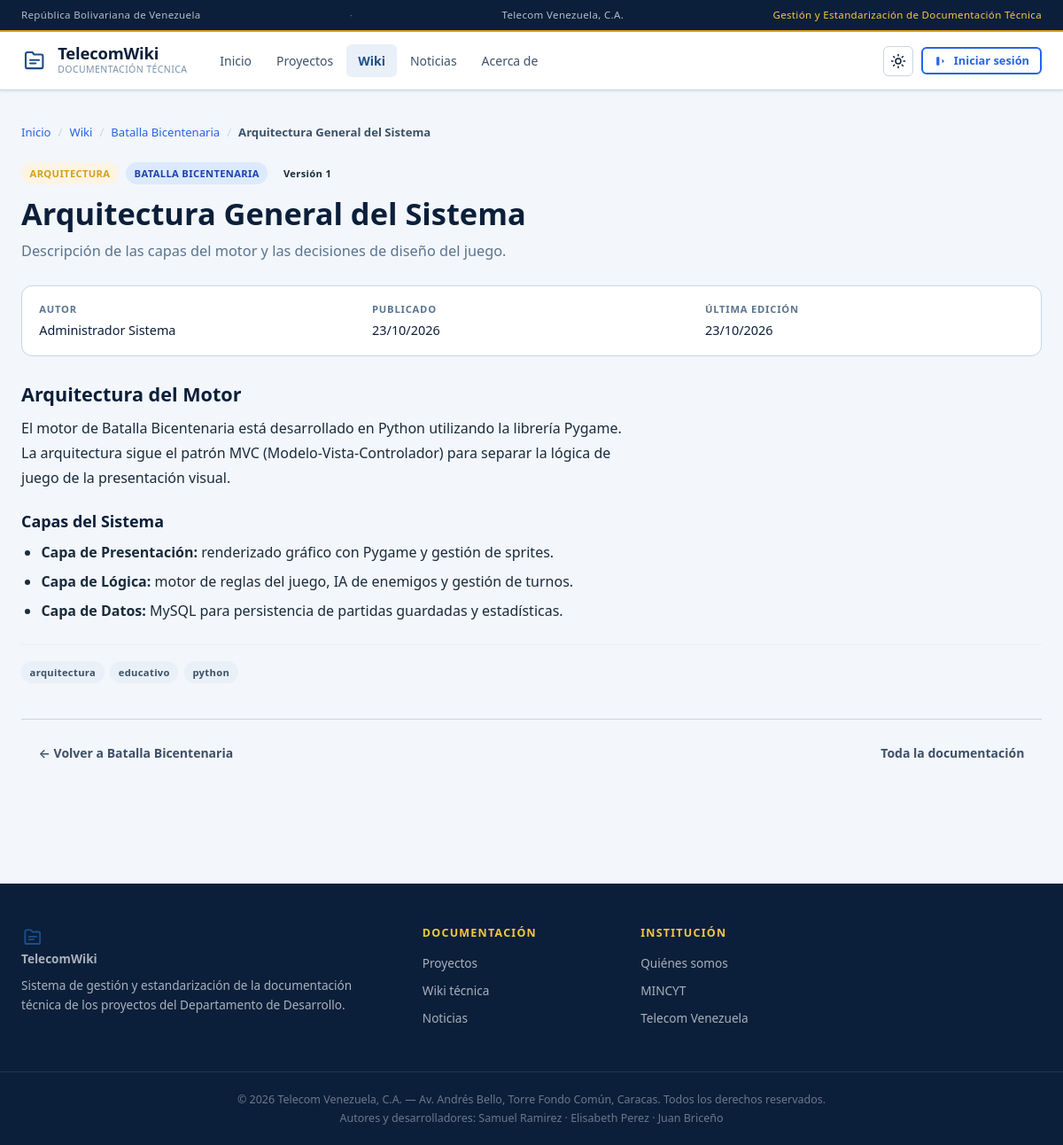
/frontend/articulo.php?slug=batalla-bicentenaria-arquitectura, run on the app's committed database.
### tables this page shows
CREATE TABLE `articulos` (
    `id`          INT UNSIGNED NOT NULL AUTO_INCREMENT,
    `proyecto_id` INT UNSIGNED  NOT NULL,
    `titulo`      VARCHAR(300)  NOT NULL,
    `slug`        VARCHAR(320)  NOT NULL,
    `resumen`     VARCHAR(500)  NULL,
    `contenido`   LONGTEXT      NULL,
    `tipo`        ENUM('guion','arquitectura','mecanica','personaje','nivel','tecnico','otro') NOT NULL DEFAULT 'tecnico',
    `autor_id`    INT UNSIGNED  NULL,
    `version`     INT UNSIGNED  NOT NULL DEFAULT 1,
    `publicado`   TINYINT(1)    NOT NULL DEFAULT 0,
    `creado_en`   DATETIME      NOT NULL DEFAULT CURRENT_TIMESTAMP,
    `actualizado` DATETIME      NOT NULL DEFAULT CURRENT_TIMESTAMP ON UPDATE CURRENT_TIMESTAMP,
    PRIMARY KEY (`id`),
    UNIQUE KEY `uq_articulos_slug` (`slug`),
    KEY `idx_articulos_proyecto`  (`proyecto_id`,`publicado`),
    KEY `idx_articulos_publicado` (`publicado`),
    KEY `idx_articulos_tipo`      (`tipo`),
    KEY `idx_articulos_autor`     (`autor_id`),
    CONSTRAINT `fk_articulos_proyecto` FOREIGN KEY (`proyecto_id`) REFERENCES `proyectos`(`id`) ON DELETE CASCADE,
    CONSTRAINT `fk_articulos_autor`    FOREIGN KEY (`autor_id`)    REFERENCES `usuarios`(`id`)  ON DELETE SET NULL
);

CREATE TABLE `proyectos` (
    `id`                  INT UNSIGNED NOT NULL AUTO_INCREMENT,
    `titulo`              VARCHAR(200)  NOT NULL,
    `slug`                VARCHAR(220)  NOT NULL,
    `categoria_id`        INT UNSIGNED  NOT NULL,
    `descripcion_corta`   VARCHAR(500)  NULL,
    `descripcion`         LONGTEXT      NULL,
    `tecnologias`         VARCHAR(300)  NULL,
    `version_actual`      VARCHAR(20)   NULL,
    `estado`              ENUM('activo','en_desarrollo','pausado','archivado') NOT NULL DEFAULT 'en_desarrollo',
    `responsable_id`      INT UNSIGNED  NULL,
    `fecha_inicio`        DATE          NULL,
    `fecha_actualizacion` DATETIME      NOT NULL DEFAULT CURRENT_TIMESTAMP ON UPDATE CURRENT_TIMESTAMP,
    `creado_en`           DATETIME      NOT NULL DEFAULT CURRENT_TIMESTAMP,
    PRIMARY KEY (`id`),
    UNIQUE KEY `uq_proyectos_slug` (`slug`),
    KEY `idx_proyectos_categoria` (`categoria_id`),
    KEY `idx_proyectos_estado` (`estado`,`creado_en`),
    KEY `idx_proyectos_responsable` (`responsable_id`),
    CONSTRAINT `fk_proyectos_categoria`   FOREIGN KEY (`categoria_id`)   REFERENCES `categorias`(`id`)     ON DELETE RESTRICT,
    CONSTRAINT `fk_proyectos_responsable` FOREIGN KEY (`responsable_id`) REFERENCES `usuarios`(`id`)      ON DELETE SET NULL
);

CREATE TABLE `usuarios` (
    `id`            INT UNSIGNED NOT NULL AUTO_INCREMENT,
    `nombre`        VARCHAR(100)  NOT NULL,
    `apellido`      VARCHAR(100)  NOT NULL,
    `usuario`       VARCHAR(50)   NOT NULL,
    `email`         VARCHAR(150)  NOT NULL,
    `password`      VARCHAR(255)  NOT NULL,
    `rol`           ENUM('lector','editor','supervisor','admin') NOT NULL DEFAULT 'lector',
    `activo`        TINYINT(1)    NOT NULL DEFAULT 1,
    `ultimo_acceso` DATETIME      NULL DEFAULT NULL,
    `creado_en`     DATETIME      NOT NULL DEFAULT CURRENT_TIMESTAMP,
    PRIMARY KEY (`id`),
    UNIQUE KEY `uq_usuarios_usuario` (`usuario`),
    UNIQUE KEY `uq_usuarios_email`   (`email`),
    KEY `idx_usuarios_rol_activo` (`rol`,`activo`)
);

CREATE TABLE `tags` (
    `id`    INT UNSIGNED NOT NULL AUTO_INCREMENT,
    `nombre` VARCHAR(100) NOT NULL,
    `slug`  VARCHAR(120) NOT NULL,
    PRIMARY KEY (`id`),
    UNIQUE KEY `uq_tags_slug` (`slug`)
);

### backend/lib/validate.php (called while the page is built, shortened)
<?php
require_once __DIR__ . '/helpers.php';
function entrada(array $origen, string $clave, int $maxLen = 300): string {
    $v = $origen[$clave] ?? '';
    $v = trim((string) $v);
    return mb_strlen($v) > $maxLen ? mb_substr($v, 0, $maxLen) : $v;
}
function saneaGET(string $clave, int $maxLen = 300): string {
    return entrada($_GET, $clave, $maxLen);
}

### backend/config/db.php (called while the page is built, shortened)
<?php
function getDB(): PDO {
    static $pdo = null;
    if ($pdo === null) {
        $dsn = 'mysql:host=' . DB_HOST . ';port=' . DB_PORT
             . ';dbname=' . DB_NAME . ';charset=utf8mb4';
        try {
            $pdo = new PDO($dsn, DB_USER, DB_PASS, [
                PDO::ATTR_ERRMODE            => PDO::ERRMODE_EXCEPTION,
                PDO::ATTR_DEFAULT_FETCH_MODE => PDO::FETCH_ASSOC,
                PDO::ATTR_EMULATE_PREPARES   => false,
            ]);
        } catch (PDOException $e) {
            error_log('[db.php] Error de conexión a MySQL: ' . $e->getMessage());
            http_response_code(503);
            die('<div>'
              . '<strong>El sitio no está disponible en este momento.</strong><br>'
              . '<small>Intenta nuevamente en unos minutos. Si el problema persiste, '
              . 'verificá que MySQL esté iniciado (XAMPP → pestaña MySQL) y que exista '
              . 'la base de datos <em>telecom_wiki</em>.</small></div>');
        }
    }
    return $pdo;
}
function dbUnica(string $sql, array $params = []) {
    $st = getDB()->prepare($sql);
    $st->execute($params);
    return $st->fetch();
}

### backend/lib/helpers.php (called while the page is built, shortened)
<?php
function e(?string $s): string {
    return htmlspecialchars($s ?? '', ENT_QUOTES | ENT_SUBSTITUTE, 'UTF-8');
}
function url(string $ruta = ''): string {
    return SITE_URL . '/' . ltrim($ruta, '/');
}
function fecha(?string $fecha, string $formato = 'd/m/Y'): string {
    $ts = strtotime($fecha);
    return $ts ? date($formato, $ts) : '—';
}
function etiquetaTipoArticulo(string $tipo): string {
    $mapa = [
        'guion'        => 'Guión',
        'arquitectura' => 'Arquitectura',
        'mecanica'     => 'Mecánica',
        'personaje'    => 'Personaje',
        'nivel'        => 'Nivel',
        'tecnico'      => 'Técnico',
        'otro'         => 'Otro',
    ];
    return $mapa[$tipo] ?? ucfirst($tipo);
}

### backend/lib/sanitize.php (called while the page is built, shortened)
<?php
require_once __DIR__ . '/helpers.php';
function sanearHTML(?string $html): string {
    $html = trim($html);
    for ($i = 0; $i < 4; $i++) {
        $antes = $html;
        foreach (TAGS_ELIMINAR as $tag) {
            $html = preg_replace(
                '#<\s*' . $tag . '\b[^>]*>.*?<\s*/\s*' . $tag . '\s*>#is',
                '',
                $html
            );
            $html = preg_replace('#<\s*' . $tag . '\b[^>]*/?>#is', '', $html);
        }
        if ($html === $antes) {
            break;
        }
    }
    $permitidas = implode('|', TAGS_PERMITIDAS);
    $html = preg_replace_callback(
        '#<\s*/?\s*([a-zA-Z][a-zA-Z0-9]*)\b([^>]*)>#s',
        static function (array $m) use ($permitidas) {
            $tag = strtolower($m[1]);
            if (preg_match('#^(' . $permitidas . ')$#', $tag)) {
                return $m[0];
            }
            if (str_starts_with($m[0], '</')) {
                return $m[0];
            }
            if (preg_match('#\son[a-z]+\s*=#i', $m[2]) || stripos($m[2], 'style=') !== false) {
                return '';
            }
            return '';
        },
        $html
    );
    return filtrarDOM($html);
}
function filtrarDOM(string $html): string {
    $doc = new DOMDocument('1.0', 'UTF-8');
    $doc->loadHTML(
        '<?xml encoding="UTF-8"><div id="raiz-sanitizada">' . $html . '</div>',
        LIBXML_HTML_NOIMPLIED | LIBXML_HTML_NODEFDTD | LIBXML_NONET
    );
    $raiz = null;
    foreach ($doc->getElementsByTagName('div') as $el) {
        if ($el->getAttribute('id') === 'raiz-sanitizada') {
            $raiz = $el;
            break;
        }
    }
    $salida = '';
    if ($raiz->hasChildNodes()) {
        foreach (iterator_to_array($raiz->childNodes) as $hijo) {
            $salida .= $doc->saveHTML($hijo);
        }
    }
    return trim($salida);
}
function filtrarNodos(DOMNode $nodo, DOMDocument $doc): void {
    foreach (iterator_to_array($nodo->childNodes ?? []) as $hijo) {
        if ($hijo->nodeType === XML_ELEMENT_NODE) {
            $tag = strtolower($hijo->tagName);
            $guardar = [];
        } elseif ($hijo->nodeType === XML_COMMENT_NODE
               || $hijo->nodeType === XML_PI_NODE
               || $hijo->nodeType === XML_DOCUMENT_TYPE_NODE) {
            $nodo->removeChild($hijo);
        }
    }
}

### frontend/articulo.php (the view, shortened to what this page needs)
<?php
$slug = saneaGET('slug', 300);
$articulo = dbUnica(
    'SELECT a.*, p.titulo AS proyecto_titulo, p.slug AS proyecto_slug,
            u.nombre AS autor_nombre, u.apellido AS autor_apellido
       FROM articulos a
       JOIN proyectos p ON p.id = a.proyecto_id
  LEFT JOIN usuarios  u ON u.id = a.autor_id
      WHERE a.slug = ? AND a.publicado = 1
      LIMIT 1',
    [$slug]
);
$idArticulo = (int) $articulo['id'];
$db = getDB();
$st = $db->prepare(
    'SELECT t.id, t.nombre, t.slug
       FROM tags t
       JOIN articulo_tags atg ON atg.tag_id = t.id
      WHERE atg.articulo_id = ?
   ORDER BY t.nombre'
);
$st->execute([$idArticulo]);
$etiquetas = $st->fetchAll();
?>
<div class="container">
    <?= migaDePan([
        ['Inicio' => 'index.php'],
        ['Wiki' => 'wiki.php'],
        [$articulo['proyecto_titulo'] => 'proyecto.php?slug=' . rawurlencode($articulo['proyecto_slug'])],
        [$articulo['titulo'] => null],
    ]) ?>
    <article class="detalle">
        <header class="detalle__cabecera">
            <div class="detalle__titulo-bloque">
                <div class="detalle__chips">
                    <?= badgeTipo($articulo['tipo']) ?>
                    <span class="chip chip--cat"><?= e($articulo['proyecto_titulo']) ?></span>
                    <span class="chip">Versión <?= (int) $articulo['version'] ?></span>
                </div>
                <h1><?= e($articulo['titulo']) ?></h1>
                <?php if (!empty($articulo['resumen'])): ?>
                    <p class="detalle__entradilla"><?= e($articulo['resumen']) ?></p>
                <?php endif; ?>
            </div>
        </header>
        <dl class="ficha ficha--compacta">
            <?php if (!empty($articulo['autor_nombre'])): ?>
                <div><dt>Autor</dt>
                     <dd><?= e(trim($articulo['autor_nombre'] . ' ' . $articulo['autor_apellido'])) ?></dd></div>
            <?php endif; ?>
            <div><dt>Publicado</dt><dd><?= e(fecha($articulo['creado_en'])) ?></dd></div>
            <div><dt>Última edición</dt><dd><?= e(fecha($articulo['actualizado'])) ?></dd></div>
        </dl>
        <div class="article-body">
            <?= sanearHTML($articulo['contenido']) ?>
        </div>
        <?php if ($etiquetas): ?>
            <ul class="chips chips--fin">
                <?php foreach ($etiquetas as $t): ?>
                    <li><a class="chip chip--tag"
                           href="<?= e(url('wiki.php?tag=' . rawurlencode($t['slug']))) ?>">
                           <?= e($t['nombre']) ?></a></li>
                <?php endforeach; ?>
            </ul>
        <?php endif; ?>
        <footer class="detalle__pie">
            <a class="btn btn-ghost" href="<?= e(url('proyecto.php?slug=' . rawurlencode($articulo['proyecto_slug']))) ?>">
                ← Volver a <?= e($articulo['proyecto_titulo']) ?>
            </a>
            <a class="btn btn-ghost" href="<?= e(url('wiki.php')) ?>">Toda la documentación</a>
        </footer>
    </article>
</div>

### backend/lib/render.php (shortened to what this page needs)
<?php
require_once __DIR__ . '/sanitize.php';
function migaDePan(array $items): string {
    $html = '<nav class="breadcrumb" aria-label="Miga de pan"><ol>';
    $ultimo = count($items) - 1;
    foreach ($items as $i => $item) {
        $nombre = array_key_first($item);
        $ruta   = $item[$nombre];
        $sep    = $i > 0 ? '<span class="breadcrumb__sep" aria-hidden="true">/</span>' : '';
        if ($i === $ultimo || $ruta === null) {
            $html .= $sep . '<li class="breadcrumb__actual" aria-current="page">' . e($nombre) . '</li>';
        } else {
            $html .= $sep . '<li><a href="' . e(url($ruta)) . '">' . e($nombre) . '</a></li>';
        }
    }
    return $html . '</ol></nav>';
}
function badgeTipo(string $tipo): string {
    return '<span class="chip chip--tipo">' . e(etiquetaTipoArticulo($tipo)) . '</span>';
}

### frontend/css/base.css (style rules this page uses)
:root { color-scheme: light; --navy: #0B1F3A; --navy-mid: #163050; --blue: #1B4F8A; --blue-lt: #2563EB; --gold: #D4A017; --gold-lt: #F5C842; --white: #FFFFFF; --off-white: #F3F6FA; --grey-100: #EAF0F8; --grey-300: #C8D5E6; --grey-500: #7A92AD; --grey-700: #3D5168; --text: #1A2B3C; --text-muted: #5A7490; --ok-bg: #DCFCE7; --ok-fg: #166534; --warn-bg: #FEF3C7; --warn-fg: #92400E; --danger-bg: #FEE2E2; --danger-fg: #991B1B; --info-bg: #DBEAFE; --info-fg: #1E40AF; --radius: 6px; --radius-md: 9px; --radius-lg: 12px; --shadow-sm: 0 1px 3px rgba(11,31,58,.10); --shadow-md: 0 4px 16px rgba(11,31,58,.13); --shadow-lg: 0 8px 32px rgba(11,31,58,.18); --heading: var(--navy); --bg: var(--off-white); --surface: var(--white); --surface-2: var(--grey-100); --border: var(--grey-300); --field-border: var(--grey-300); --code-bg: var(--grey-100); --muted-strong: var(--grey-700); --link: var(--blue-lt); --focus-ring: 0 0 0 3px rgba(37,99,235,.15); --ok-line: #22C55E; --ok-solid: #22C55E; --warn-line: #F59E0B; --danger-line: #EF4444; --danger-solid: #EF4444; --danger-deep: #7F1D1D; --info-line: #3B82F6; --gold-bg: #FDF4E3; --gold-line: #F3E3BC; --role-admin-bg: #FEF9C3; --role-admin-fg: #854D0E; --role-supervisor-bg: #EDE9FE; --role-supervisor-fg: #6D28D9; --role-editor-bg: #DBEAFE; --role-editor-fg: #1E40AF; --font-body: system-ui, -apple-system, "Segoe UI", Roboto, "Helvetica Neue", Arial, sans-serif; --font-display: ui-sans-serif, system-ui, -apple-system, "Segoe UI", Roboto, sans-serif; --font-mono: ui-monospace, SFMono-Regular, "SF Mono", Menlo, Consolas, "Liberation Mono", monospace; --transition: 180ms ease; }
*, *::before, *::after { box-sizing: border-box; margin: 0; padding: 0; }
html { scroll-behavior: smooth; -webkit-text-size-adjust: 100%; }
body { font-family: var(--font-body); font-size: 15px; line-height: 1.7; color: var(--text); background: var(--off-white); -webkit-font-smoothing: antialiased; }
ul, ol { list-style: none; }
a { color: var(--blue-lt); text-decoration: none; transition: color var(--transition); }
h1, h2, h3, h4, h5, h6 { font-family: var(--font-display); color: var(--heading); line-height: 1.25; }
.container { max-width: 1200px; margin: 0 auto; padding: 0 1.5rem; width: 100%; }
.chip { display: inline-flex; align-items: center; gap: .3rem; font-size: .7rem; font-weight: 700; padding: .2rem .6rem; border-radius: 99px; letter-spacing: .03em; white-space: nowrap; }
.chip--cat { background: var(--info-bg); color: var(--info-fg); text-transform: uppercase; }
.chip--tag { background: var(--grey-100); color: var(--grey-700); text-transform: lowercase; }
.chip--tipo { background: var(--gold-bg); color: var(--gold); text-transform: uppercase; }
.chips { display: flex; flex-wrap: wrap; gap: .4rem; align-items: center; }

### frontend/css/components.css (style rules this page uses)
.btn { display: inline-flex; align-items: center; justify-content: center; gap: .4rem; font-family: var(--font-body); font-weight: 600; font-size: .875rem; line-height: 1.2; border-radius: var(--radius); cursor: pointer; border: 2px solid transparent; padding: .5rem 1.1rem; text-decoration: none; white-space: nowrap; transition: background var(--transition), color var(--transition), border-color var(--transition), transform 80ms; }
.btn-ghost { background: transparent; color: var(--grey-700); border-color: transparent; }
.breadcrumb { display: flex; align-items: center; gap: .5rem; font-size: .82rem; color: var(--text-muted); margin-bottom: 1.4rem; flex-wrap: wrap; }
.breadcrumb ol { display: flex; align-items: center; gap: .5rem; flex-wrap: wrap; }
.breadcrumb li { display: flex; align-items: center; gap: .5rem; }
.breadcrumb a { color: var(--blue-lt); }
.breadcrumb__sep { color: var(--grey-300); }
.breadcrumb__actual { color: var(--grey-700); font-weight: 600; }

### data on the page
articulos: tipo "ARQUITECTURA", proyecto.titulo "BATALLA BICENTENARIA", version "1", titulo "Arquitectura General del Sistema", resumen "Descripción de las capas del motor y las decisiones de diseño del juego.", autor.apellido "Administrador Sistema", creado_en "23/10/2026", actualizado "23/10/2026", contenido "Arquitectura del Motor El motor de Batalla Bicentenaria está desarrollado en Python utilizando la librería Pygame. La arquitectura sigue el patrón MVC (Modelo-Vista-Controlador) para separar la lógica de juego de la presentación visual. Capas del Sistema Capa de Presentación: renderizado gráfico con Pygame y gestión de sprites. Capa de Lógica: motor de reglas del juego, IA de enemigos y gestión de turnos. Capa de Datos: MySQL para persistencia de partidas guardadas y estadísticas.", proyecto.titulo "Batalla Bicentenaria"
tags: nombre "arquitectura"
tags: nombre "educativo"
tags: nombre "python"

### other printed values
SITE_TAGLINE "Gestión y Estandarización de Documentación Técnica"
SITE_NAME "TelecomWiki"
$texto "Inicio"
$texto "Proyectos"
$texto "Wiki"
$texto "Noticias"
$texto "Acerca de"
$nombre "Inicio"
$nombre "Wiki"
$nombre "Batalla Bicentenaria"
$nombre "Arquitectura General del Sistema"
SITE_AUTORES "Samuel Ramirez · Elisabeth Perez · Juan Briceño"
